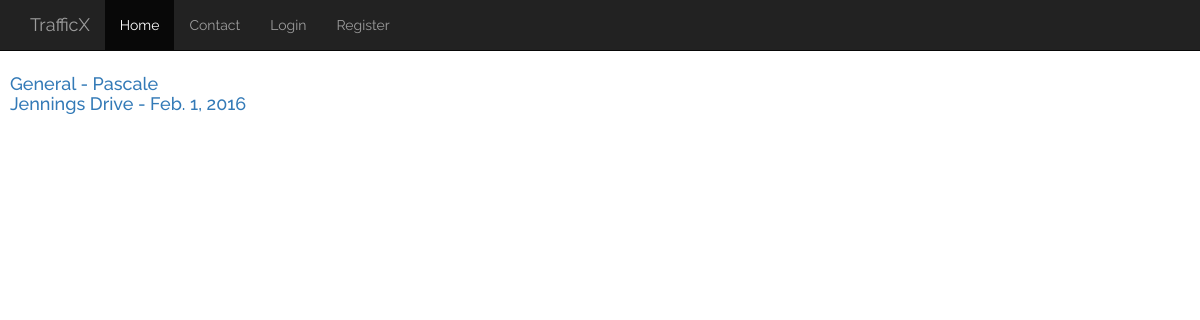
Before: / with the older database file.
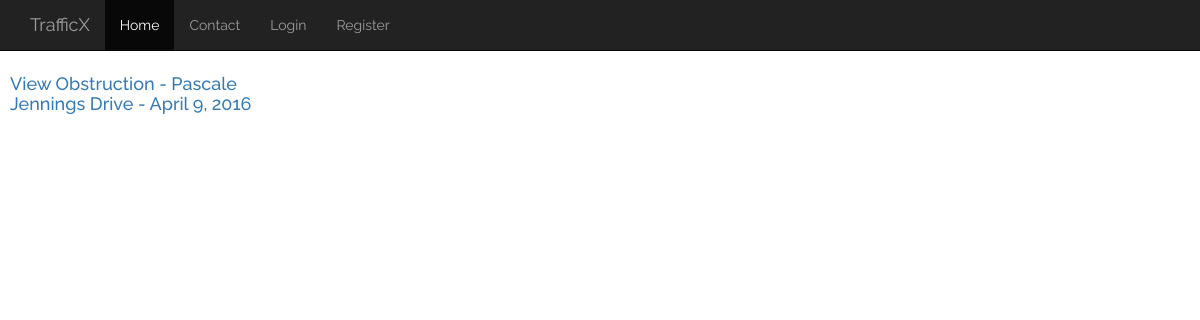
After: the same page with the newer database file.
### complaintlog/models.py (models this page shows, shortened)
class Complaint(models.Model):
    COMPLAINT_TYPES = (
        ('Speeding','Speeding'),
        ('Parking','Parking'),
        ('Sign Request','Sign Request'),
        ('Survey','Survey'),
        ('View Obstruction','View Obstruction'),
        ('Engineering','Engineering'),
        ('General','General'),
        ('Stop Sign', 'Stop Sign'),
    )
    fname = models.CharField(max_length=100, verbose_name="First Name", blank=True, null=True)
    lname = models.CharField(max_length=100, verbose_name="Last Name", blank=True, null=True)
    address = models.CharField(max_length=100, verbose_name="Address", blank=True, null=True)
    phone = models.IntegerField(verbose_name="Phone Number", blank=True, null=True)
    altphone = models.IntegerField(verbose_name="Alt. Phone", blank=True, null=True)
    email = models.EmailField(verbose_name="Email", blank=True,null=True)
    city = models.CharField(max_length=100, verbose_name="City", blank=True, null=True)
    date_of_complaint = models.DateField(verbose_name="Date of Complaint", null=True)
    complaintType = models.CharField(max_length=25, choices=COMPLAINT_TYPES, verbose_name="Complaint Type", null=True)
    street = models.CharField(max_length=100, verbose_name="Street")
    xstreet = models.CharField(max_length=100, verbose_name="Cross Street", blank=True, null=True)
    description = models.TextField(verbose_name="Description", null=True)
    slug = models.SlugField(unique=True)

### complaintlog/views.py (the view)
# urls.py: url(r'^$', 'complaintlog.views.index', name='home'),
def index(request):
    complaints = Complaint.objects.all()
    return render(request, 'index.html', {
        'complaints':complaints
    })

### complaintlog/templates/index.html (shortened to what this page needs)
{% extends 'layouts/base.html' %}
{% block content %}
    {% for complaint in complaints %}
    <h4><a href="{% url 'complaint_detail' slug=complaint.slug %}"/>
        {{ complaint.complaintType }} - {{ complaint.lname }}
        <br />
        {{ complaint.street }} - {{ complaint.date_of_complaint }}
     </h4>
    {% endfor %}
{% endblock %}

### complaintlog/templates/layouts/base.html (shortened to what this page needs)
{% load staticfiles %}
<!doctype html>
<html>
    <head>
        <link rel="stylesheet" href="{% static 'css/bootstrap.min.css' %}" />
    </head>
    <body>
        <nav class="navbar navbar-inverse navbar-fixed-top">
      <div class="container">
        <div class="navbar-header">
          <a class="navbar-brand" href="{% url 'about' %}">TrafficX</a>
        </div>
        <div id="navbar" class="collapse navbar-collapse">
          <ul class="nav navbar-nav">
            <li class="active"><a href="{% url 'home' %}">Home</a></li>
            <li><a href="{% url 'contact' %}">Contact</a></li>
         {% if user.is_authenticated %}
            <li><a href="{% url 'auth_logout' %}">Logout</a> </li>
         {% else %}
            <li><a href="{% url 'auth_login' %}">Login</a></li>
            <li><a href="{% url 'registration_register' %}">Register</a></li>
        {% endif %}
          </ul>
        </div>
      </div>
    </nav>
        {% block content %}{% endblock %}
    </body>
</html>

Changed rows visible on the page:
removed Complaint: complaintType "General", lname "Pascale", street "Jennings Drive", date_of_complaint "Feb. 1, 2016"
added Complaint: complaintType "View Obstruction", lname "Pascale", street "Jennings Drive", date_of_complaint "April 9, 2016"
